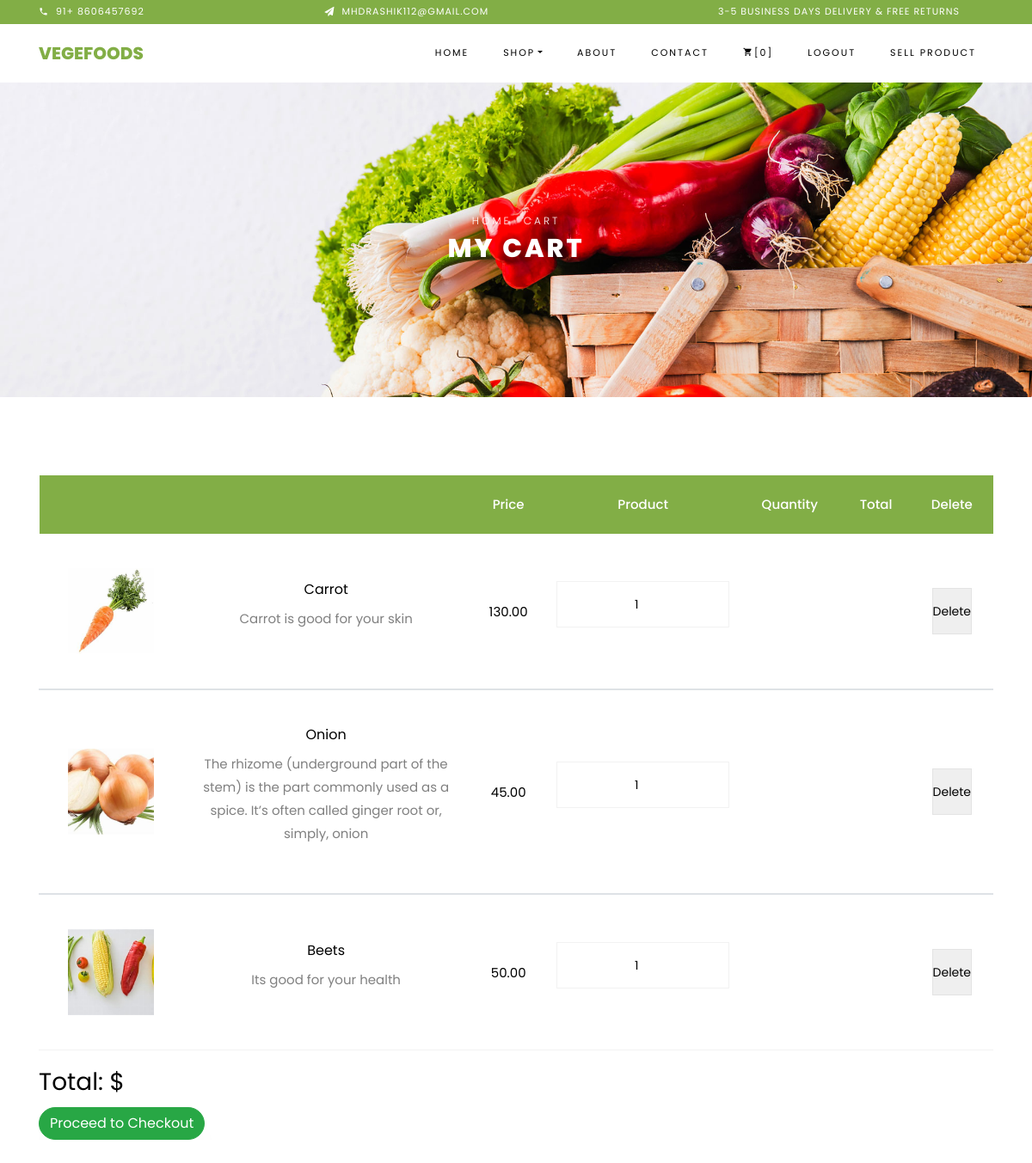
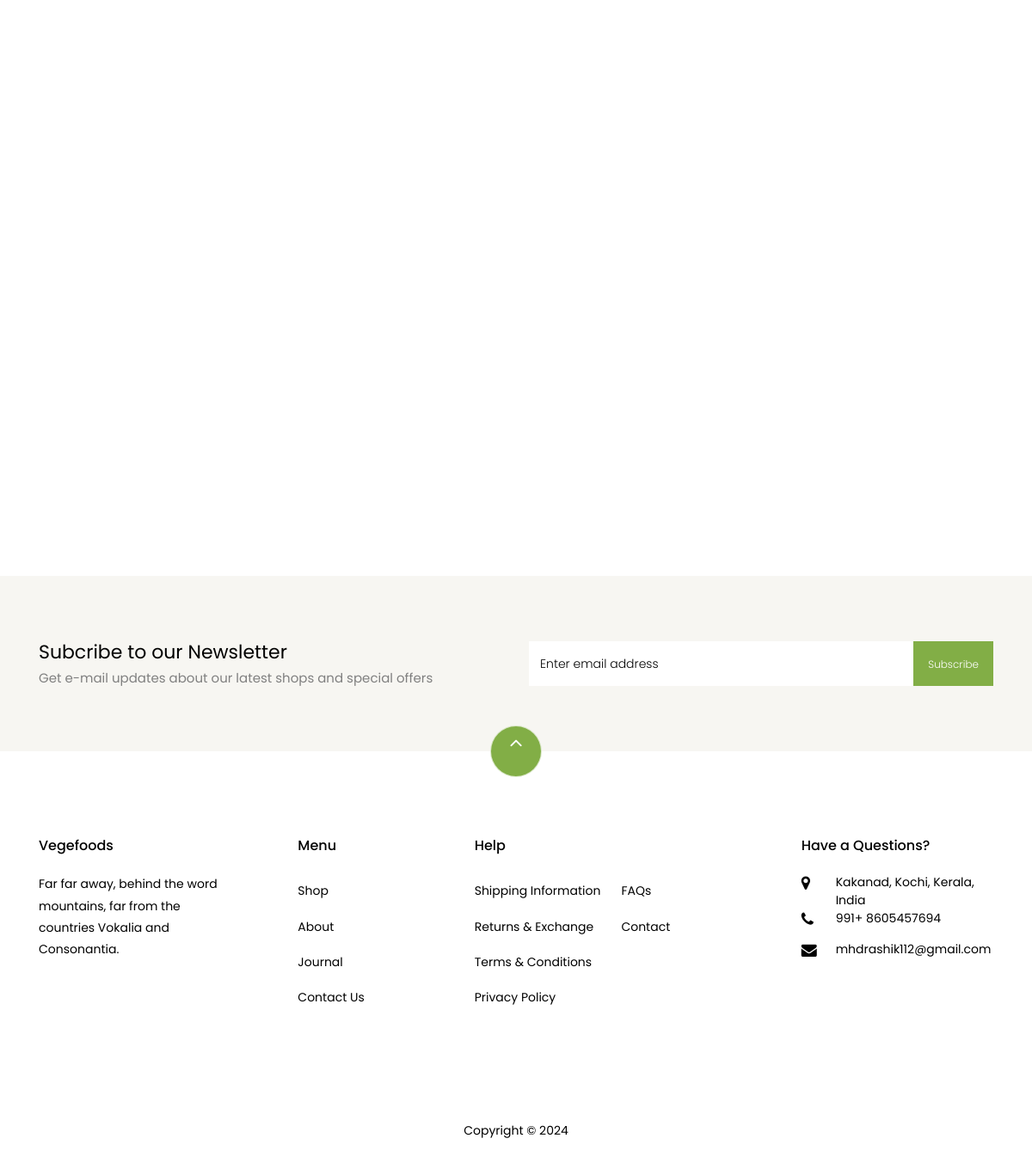
The app's page /cart/ (signed in) with its own data (2 pictures, top to bottom).
### product/models.py (models this page shows, shortened)
class CartItem(models.Model):
    product = models.ForeignKey(Product,on_delete=models.CASCADE)
    quantity = models.PositiveIntegerField(default=1)
    user = models.ForeignKey(settings.AUTH_USER_MODEL,on_delete=models.CASCADE)
    def __str__(self) -> str:
            return f"{'self.quantity'} x {'self.product.name'}"

class Product(models.Model):
    name = models.CharField(max_length=100)
    description = models.TextField()
    price = models.DecimalField(max_digits=10, decimal_places=2)
    discount_price = models.DecimalField(max_digits=10, decimal_places=2, null=True, blank=True)
    net_weight = models.CharField(max_length=50)
    storage_method = models.TextField()
    discount_percentage = models.PositiveIntegerField(null=True, blank=True)
    image = models.ImageField(upload_to='products/', null=True,blank=True)

### product/views.py (the view)
# urls.py: path('cart/', views.cart, name='cart'),
@login_required
def cart(request):
    cart_items = CartItem.objects.filter(user=request.user)
    total = sum(item.quantity * item.product.price for item in cart_items)
    print(cart_items)
    return render(request, 'cart.html', {'cart': cart_items, 'total': total})

### product/templates/cart.html (shortened to what this page needs)
<!DOCTYPE html>
<html lang="en">
  <head>
    <link rel="stylesheet" href="/static/css/open-iconic-bootstrap.min.css" />
    <link rel="stylesheet" href="/static/css/animate.css" />
    <link rel="stylesheet" href="/static/css/owl.carousel.min.css" />
    <link rel="stylesheet" href="/static/css/owl.theme.default.min.css" />
    <link rel="stylesheet" href="/static/css/magnific-popup.css" />
    <link rel="stylesheet" href="/static/css/aos.css" />
    <link rel="stylesheet" href="/static/css/ionicons.min.css" />
    <link rel="stylesheet" href="/static/css/bootstrap-datepicker.css" />
    <link rel="stylesheet" href="/static/css/jquery.timepicker.css" />
    <link rel="stylesheet" href="/static/css/flaticon.css" />
    <link rel="stylesheet" href="/static/css/icomoon.css" />
    <link rel="stylesheet" href="/static/css/style.css" />
  </head>
  <body class="goto-here">
    <div class="py-1 bg-primary">
      <div class="container">
        <div
          class="row no-gutters d-flex align-items-start align-items-center px-md-0"
        >
          <div class="col-lg-12 d-block">
            <div class="row d-flex">
              <div class="col-md pr-4 d-flex topper align-items-center">
                <div
                  class="icon mr-2 d-flex justify-content-center align-items-center"
                >
                  <span class="icon-phone2"></span>
                </div>
                <span class="text">91+ 8606457692</span>
              </div>
              <div class="col-md pr-4 d-flex topper align-items-center">
                <div
                  class="icon mr-2 d-flex justify-content-center align-items-center"
                >
                  <span class="icon-paper-plane"></span>
                </div>
                <span class="text">mhdrashik112@gmail.com</span>
              </div>
              <div
                class="col-md-5 pr-4 d-flex topper align-items-center text-lg-right"
              >
                <span class="text"
                  >3-5 Business days delivery &amp; Free Returns</span
                >
              </div>
            </div>
          </div>
        </div>
      </div>
    </div>
    <nav
      class="navbar navbar-expand-lg navbar-dark ftco_navbar bg-dark ftco-navbar-light"
      id="ftco-navbar"
    >
      <div class="container">
        <a class="navbar-brand" href="{% url 'index' %}">Vegefoods</a>
        <div class="collapse navbar-collapse" id="ftco-nav">
          <ul class="navbar-nav ml-auto">
            <li class="nav-item">
              <a href="{% url 'index' %}" class="nav-link">Home</a>
            </li>
            <li class="nav-item active dropdown">
              <a
                class="nav-link dropdown-toggle"
                href="#"
                id="dropdown04"
                data-toggle="dropdown"
                aria-haspopup="true"
                aria-expanded="false"
                >Shop</a
              >
            </li>
            <li class="nav-item">
              <a href="{% url 'about' %}" class="nav-link">About</a>
            </li>
            <li class="nav-item">
              <a href="{% url 'contact' %}" class="nav-link">Contact</a>
            </li>
            <li class="nav-item cta cta-colored">
              <a href="{% url 'cart' %}" class="nav-link"
                ><span class="icon-shopping_cart"></span>[0]</a
              >
              {% if user.is_authenticated %}
              <li class="nav-item">
                <a href="{% url 'logout' %}" class="nav-link">Logout</a>
              </li>
              {% endif %}
              <li class="nav-item">
                <a href="{% url 'add_product' %}" class="nav-link">Sell Product</a>
              </li>
            </li>
          </ul>
        </div>
      </div>
    </nav>
    <div
      class="hero-wrap hero-bread"
      style="background-image: url('/static/images/bg_1.jpg')"
    >
      <div class="container">
        <div
          class="row no-gutters slider-text align-items-center justify-content-center"
        >
          <div class="col-md-9 ftco-animate text-center">
            <p class="breadcrumbs">
              <span class="mr-2"><a href="{% url 'index' %} ">Home</a></span>
              <span>Cart</span>
            </p>
            <h1 class="mb-0 bread">My Cart</h1>
          </div>
        </div>
      </div>
    </div>
    <section class="ftco-section ftco-cart">
      <div class="container">
        <div class="row">
          <div class="col-md-12 ftco-animate">
            <div class="cart-list">
              {% if cart %}
                <table class="table">
                  <thead class="thead-primary">
                    <tr class="text-center">
                      <th>&nbsp;</th>
                      <th>&nbsp;</th>
                      <th>Price</th>
                      <th>Product</th>
                      <th>Quantity</th>
                      <th>Total</th>
                      <th>Delete</th>
                    </tr>
                  </thead>
                  {% for item in cart %}
                  <tbody>
            <tr>
              <td class="image-prod">
                <div class="img" style="background-image: url('{{ item.product.image.url }}')"></div>
              </td>
              <td class="product-name">
                <h3>{{item.product.name}}</h3>
                <p>{{ item.product.description }}</p>
              </td>
              <td class="price">{{ item.product.discount_price }}</td>
              <td class="quantity">
                <div class="input-group mb-3">
                  <input
                    type="number"
                    name="quantity_{{ item.product.id }}"
                    class="quantity form-control input-number"
                    value="{{ item.quantity }}"
                    min="1"
                    max="100"
                  />
                </div>
              </td>
              <td class="total">{{ item.total }}</td>
              <td>
              </td>
              <td>
                <form action="{% url 'remove_from_cart' item.product.id %}" method="post" style="display:inline;">
                  <button type="submit" class="">Delete</button>
                </form>
              </td>
            </tr>
          {% endfor %}
        </tbody>
      </table>
      <div>
    <h3>Total: ${{ item.product.price  }}</h3>
    <a href="{% url 'checkout' %}" class="btn btn-success">Proceed to Checkout</a>
  {% else %}
    <p>Your cart is empty.</p>
  {% endif %}
</div>
</div>
        <div class="row justify-content-end">
        </div>
      </div>
    </section>
    <section class="ftco-section ftco-no-pt ftco-no-pb py-5 bg-light">
      <div class="container py-4">
        <div class="row d-flex justify-content-center py-5">
          <div class="col-md-6">
            <h2 style="font-size: 22px" class="mb-0">
              Subcribe to our Newsletter
            </h2>
            <span
              >Get e-mail updates about our latest shops and special
              offers</span
            >
          </div>
          <div class="col-md-6 d-flex align-items-center">
                        <form action="{% url 'emailsave' %}" class="subscribe-form" method="post">
              <div class="form-group d-flex">
                <input
                  type="text"
                  class="form-control"
                  placeholder="Enter email address"
                />
                <input type="submit" value="Subscribe" class="submit px-3" />
              </div>
            </form>
          </div>
        </div>
      </div>
    </section>
    <footer class="ftco-footer ftco-section">
      <div class="container">
        <div class="row">
          <div class="mouse">
            <a href="#" class="mouse-icon">
              <div class="mouse-wheel">
                <span class="ion-ios-arrow-up"></span>
              </div>
            </a>
          </div>
        </div>
        <div class="row mb-5">
          <div class="col-md">
            <div class="ftco-footer-widget mb-4">
              <h2 class="ftco-heading-2">Vegefoods</h2>
              <p>
                Far far away, behind the word mountains, far from the countries
                Vokalia and Consonantia.
              </p>
              <ul
                class="ftco-footer-social list-unstyled float-md-left float-lft mt-5"
              >
              </ul>
            </div>
          </div>
          <div class="col-md">
            <div class="ftco-footer-widget mb-4 ml-md-5">
              <h2 class="ftco-heading-2">Menu</h2>
              <ul class="list-unstyled">
                <li><a href="#" class="py-2 d-block">Shop</a></li>
                <li><a href="#" class="py-2 d-block">About</a></li>
                <li><a href="#" class="py-2 d-block">Journal</a></li>
                <li><a href="#" class="py-2 d-block">Contact Us</a></li>
              </ul>
            </div>
          </div>
          <div class="col-md-4">
            <div class="ftco-footer-widget mb-4">
              <h2 class="ftco-heading-2">Help</h2>
              <div class="d-flex">
                <ul class="list-unstyled mr-l-5 pr-l-3 mr-4">
                  <li>
                    <a href="#" class="py-2 d-block">Shipping Information</a>
                  </li>
                  <li>
                    <a href="#" class="py-2 d-block">Returns &amp; Exchange</a>
                  </li>
                  <li>
                    <a href="#" class="py-2 d-block">Terms &amp; Conditions</a>
                  </li>
                  <li><a href="#" class="py-2 d-block">Privacy Policy</a></li>
                </ul>
                <ul class="list-unstyled">
                  <li><a href="#" class="py-2 d-block">FAQs</a></li>
                  <li><a href="#" class="py-2 d-block">Contact</a></li>
                </ul>
              </div>
            </div>
          </div>
          <div class="col-md">
            <div class="ftco-footer-widget mb-4">
              <h2 class="ftco-heading-2">Have a Questions?</h2>
              <div class="block-23 mb-3">
                <ul>
                  <li>
                    <span class="icon icon-map-marker"></span
                    ><span class="text"
                      >Kakanad, Kochi, Kerala, India
                 </span
                    >
                  </li>
                  <li>
                    <a href="#"
                      ><span class="icon icon-phone"></span
                      ><span class="text">991+ 8605457694</span></a
                    >
                  </li>
                  <li>
                    <a href="#"
                      ><span class="icon icon-envelope"></span
                      ><span class="text">mhdrashik112@gmail.com</span></a
                    >
                  </li>
                </ul>
              </div>
            </div>
          </div>
        </div>
        <div class="row">
          <div class="col-md-12 text-center">
            <p>
              Copyright &copy;
            </p>
          </div>
        </div>
      </div>
    </footer>
  </body>
</html>

### static/css/icomoon.css (style rules this page uses)
[class^="icon-"], [class*=" icon-"] { font-family: 'icomoon' !important; speak: none; font-style: normal; font-weight: normal; font-variant: normal; text-transform: none; line-height: 1; -webkit-font-smoothing: antialiased; -moz-osx-font-smoothing: grayscale; }
.icon-map-marker:before { content: "\f041"; }
.icon-phone:before { content: "\f095"; }
.icon-envelope:before { content: "\f0e0"; }
.icon-paper-plane:before { content: "\f1d8"; }
.icon-phone2:before { content: "\e0cd"; }
.icon-shopping_cart:before { content: "\e8cc"; }

### records on screen
CartItem: product.image (picture), product.name "Carrot", product.description "Carrot is good for your skin", product.discount_price "130.00", quantity "1"
CartItem: product.image (picture), product.name "Onion", product.description "The rhizome (underground part of the stem) is the part commonly used as a spice. It’s often called ginger root or, simply, onion", product.discount_price "45.00", quantity "1"
CartItem: product.image (picture), product.name "Beets", product.description "Its good for your health", product.discount_price "50.00", quantity "1"
